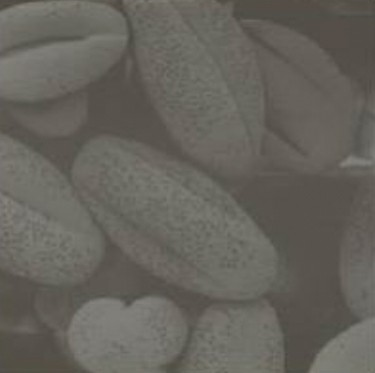
#> input picture images/imghis.jpg, 375 x 373 px, found by its file name
$ python ImageMatch.py
#> lines starting #> are read from the running program, lines starting #| are printed output that depends on the picture
#!/user/bin/env python
# -*- coding:utf-8 -*-
import cv2
import numpy as np
import matplotlib.pyplot as plt

def normalize_transform(img):

    Imin, Imax = cv2.minMaxLoc(img)[:2]
#> Imin = 72; Imax = 134
    Omin, Omax = 0, 255
    # 计算a和b的值
    a = float(Omax - Omin) / (Imax - Imin)
#> a = 4.11
    b = Omin - a * Imin
#> b = -296.1
    img_match = a * img + b
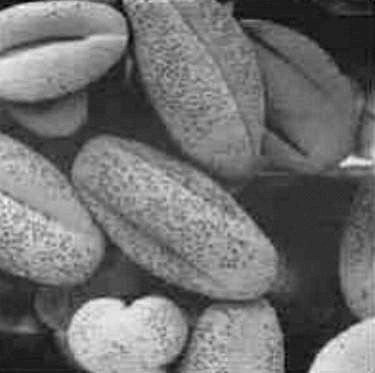
#> img_match: shape (373, 375) float64; min 0, max 255, mean 112.2
    img_match = img_match.astype(np.uint8)
    return img_match

img = cv2.imread("imghis.jpg",0)
img_match = normalize_transform(img)
cv2.imshow('img',img)
cv2.imshow('img_match', img_match)
plt.hist(img_match.ravel(), bins=255, rwidth=0.8, range=(0, 255))
plt.show()
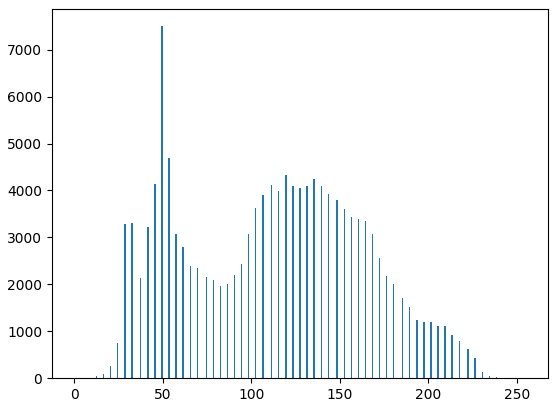
#> figure drawn by matplotlib, 1 panel; tallest bar 7501 high, from x = 49.1 to 49.9
cv2.waitKey()
